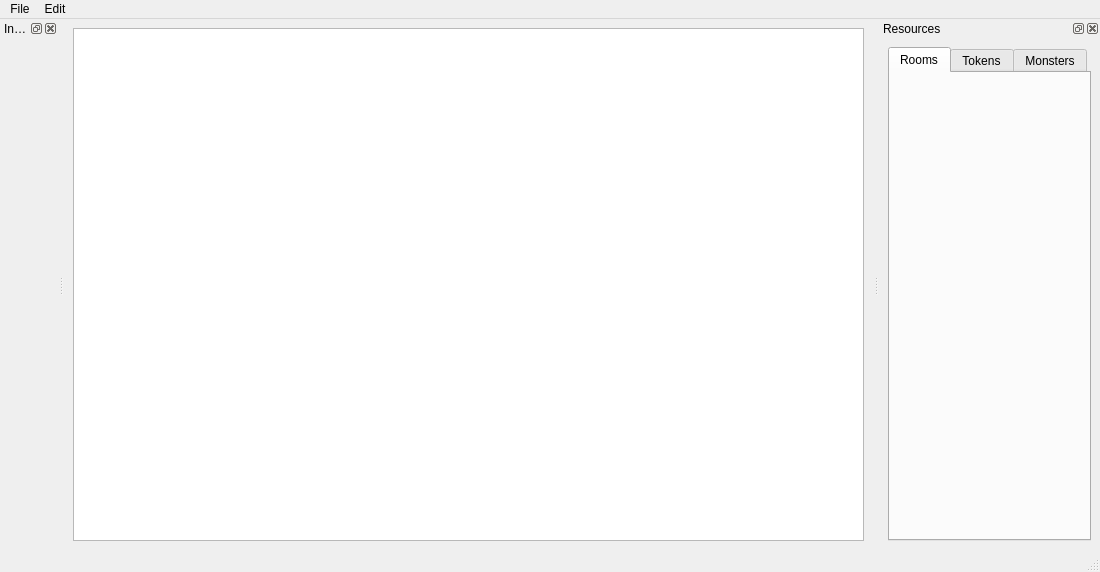
<?xml version="1.0" encoding="UTF-8"?>
<ui version="4.0">
 <class>main_window</class>
 <widget class="QMainWindow" name="main_window">
  <property name="geometry">
   <rect>
    <x>0</x>
    <y>0</y>
    <width>1100</width>
    <height>572</height>
   </rect>
  </property>
  <property name="windowTitle">
   <string>MainWindow</string>
  </property>
  <widget class="QWidget" name="centralwidget">
   <layout class="QVBoxLayout" name="verticalLayout_4">
    <item>
     <widget class="QGraphicsView" name="graphicsView"/>
    </item>
   </layout>
  </widget>
  <widget class="QMenuBar" name="menubar">
   <property name="geometry">
    <rect>
     <x>0</x>
     <y>0</y>
     <width>1100</width>
     <height>21</height>
    </rect>
   </property>
   <widget class="QMenu" name="menuFile">
    <property name="title">
     <string>File</string>
    </property>
    <addaction name="action_new_scenario"/>
    <addaction name="separator"/>
    <addaction name="action_save_scenario"/>
    <addaction name="action_load_scenario"/>
   </widget>
   <widget class="QMenu" name="menuEdit">
    <property name="title">
     <string>Edit</string>
    </property>
   </widget>
   <addaction name="menuFile"/>
   <addaction name="menuEdit"/>
  </widget>
  <widget class="QStatusBar" name="statusbar"/>
  <widget class="QDockWidget" name="resources_dockable">
   <property name="windowTitle">
    <string>Resources</string>
   </property>
   <attribute name="dockWidgetArea">
    <number>2</number>
   </attribute>
   <widget class="QWidget" name="resources_content">
    <layout class="QVBoxLayout" name="verticalLayout">
     <item>
      <widget class="QTabWidget" name="tabWidget">
       <property name="currentIndex">
        <number>0</number>
       </property>
       <widget class="QWidget" name="rooms">
        <attribute name="title">
         <string>Rooms</string>
        </attribute>
        <layout class="QVBoxLayout" name="verticalLayout_2"/>
       </widget>
       <widget class="QWidget" name="tokens">
        <attribute name="title">
         <string>Tokens</string>
        </attribute>
        <layout class="QVBoxLayout" name="verticalLayout_3"/>
       </widget>
       <widget class="QWidget" name="monsters">
        <attribute name="title">
         <string>Monsters</string>
        </attribute>
        <layout class="QVBoxLayout" name="verticalLayout_5"/>
       </widget>
      </widget>
     </item>
    </layout>
   </widget>
  </widget>
  <widget class="QDockWidget" name="info_dockable">
   <property name="windowTitle">
    <string>Information</string>
   </property>
   <attribute name="dockWidgetArea">
    <number>1</number>
   </attribute>
   <widget class="QWidget" name="info_content">
    <layout class="QVBoxLayout" name="verticalLayout_6"/>
   </widget>
  </widget>
  <action name="action_new_scenario">
   <property name="text">
    <string>New scenario</string>
   </property>
   <property name="toolTip">
    <string>Create a new scenario</string>
   </property>
   <property name="shortcut">
    <string>Ctrl+N</string>
   </property>
  </action>
  <action name="action_save_scenario">
   <property name="text">
    <string>Save scenario</string>
   </property>
   <property name="toolTip">
    <string>Save the current scenario</string>
   </property>
   <property name="shortcut">
    <string>Ctrl+S</string>
   </property>
  </action>
  <action name="action_load_scenario">
   <property name="text">
    <string>Load scenario</string>
   </property>
  </action>
 </widget>
 <resources/>
 <connections/>
</ui>
